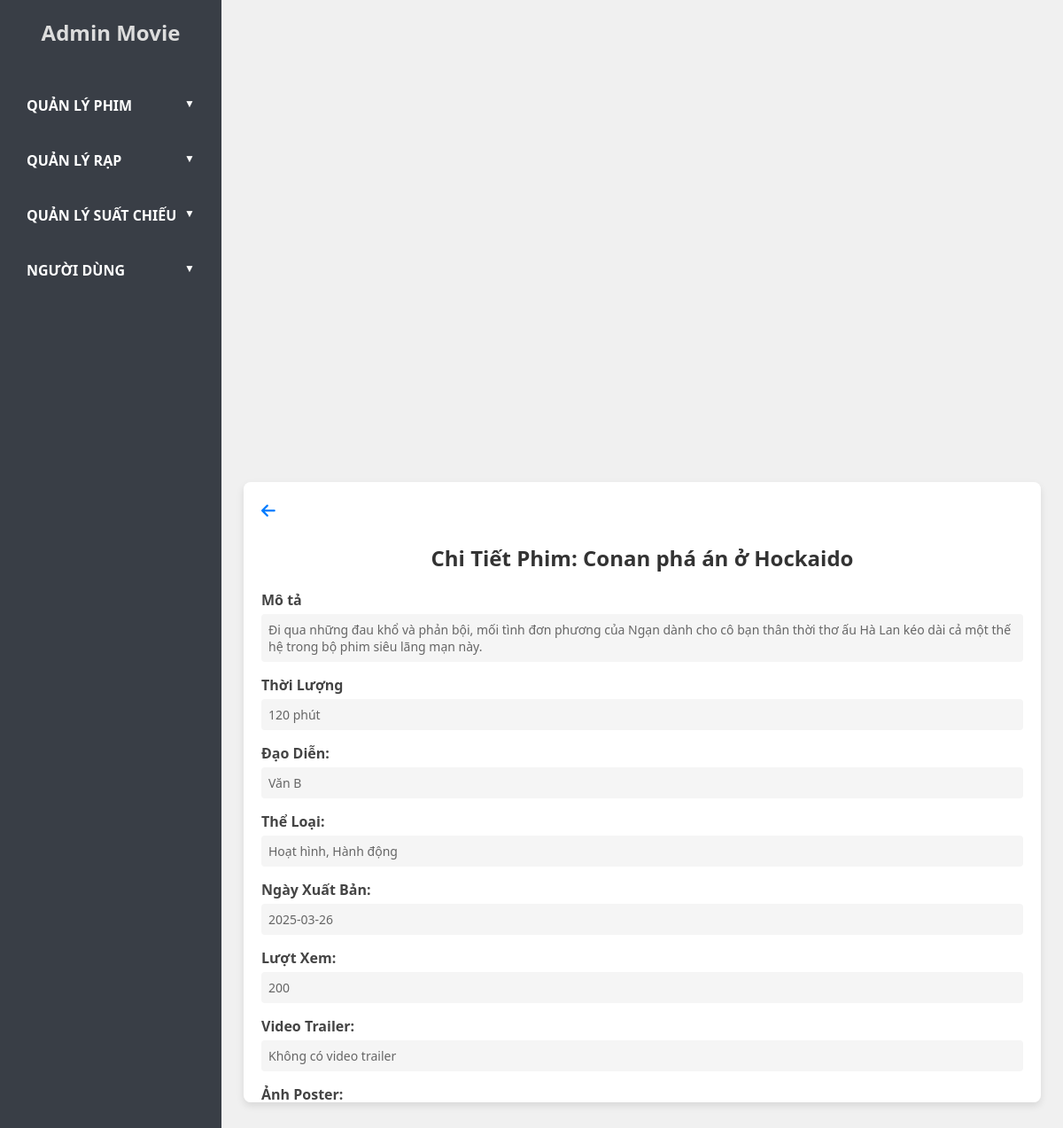
The app's page /admin.php?controller=movie&action=view&id=51 (signed in) with its own data.
### tables this page shows
CREATE TABLE `movies` (
  `id` int NOT NULL,
  `title` varchar(255) NOT NULL,
  `description` text,
  `duration` int NOT NULL,
  `release_date` date NOT NULL,
  `trailer_path` varchar(100) DEFAULT NULL,
  `poster_path` varchar(100) DEFAULT NULL,
  `view` int DEFAULT '0',
  `created_at` datetime DEFAULT CURRENT_TIMESTAMP,
  `director` varchar(255) DEFAULT NULL
);

### models/BaseModel.php (called while the page is built, shortened)
<?php
class BaseModel
{
     public function __construct($db, $table)
     {
          $this->conn = $db;
     }
}
?>

### models/MovieModel.php (called while the page is built, shortened)
<?php
require_once MODEL_PATH . 'BaseModel.php';
class MovieModel extends BaseModel
{
     public function getMovieById($id)
     {
          $query = "SELECT movies.*,
                    GROUP_CONCAT(genres.name SEPARATOR ', ') AS genres
                    FROM movies
                    LEFT JOIN movie_genres ON movies.id = movie_genres.movie_id
                    LEFT JOIN genres ON movie_genres.genre_id = genres.id
                    WHERE movies.id = :id
                    GROUP BY movies.id";
          $stmt = $this->conn->prepare($query);
          $stmt->bindParam(':id', $id);
          $stmt->execute();
          return $stmt->fetch(PDO::FETCH_ASSOC);
     }
}

### views/admin/admin_movie/movie_detail.php (the view, shortened to what this page needs)
<div class="main-content">
     <div class="content-section" style="width: 900px;">
          <div class="form-input">
               <a href="admin.php?controller=movie&action=index"><i class="fa fa-arrow-left"></i></a>
          </div>
          <h1>Chi Tiết Phim: <?= htmlspecialchars($movie['title']) ?></h1>
          <div class="form-input">
               <strong>Mô tả</strong>
               <p><?= htmlspecialchars($movie['description']) ?></p>
          </div>
          <div class="form-input">
               <strong>Thời Lượng</strong>
               <p><?= htmlspecialchars($movie['duration']) ?> phút</p>
          </div>
          <div class="form-input">
               <strong>Đạo Diễn:</strong>
               <p><?= htmlspecialchars($movie['director'] ?: 'Chưa có đạo diễn') ?></p>
          </div>
          <div class="form-input">
               <strong>Thể Loại: </strong>
               <p><?= htmlspecialchars($movie['genres'] ?: 'Chưa có thể loại') ?></p>
          </div>
          <div class="form-input">
               <strong>Ngày Xuất Bản:</strong>
               <p><?= htmlspecialchars($movie['release_date']) ?></p>
          </div>
          <div class="form-input">
               <strong>Lượt Xem:</strong>
               <p><?= htmlspecialchars($movie['view']) ?></p>
          </div>
          <div class="form-input">
               <strong>Video Trailer:</strong>
               <?php if ($movie['trailer_path'] && file_exists($movie['trailer_path'])): ?>
                    <video width="600px" controls>
                         <source src="<?= htmlspecialchars($movie['trailer_path']) ?>" type="video/mp4">
                         Trình duyệt của bạn không hỗ trợ video.
                    </video>
               <?php else: ?>
                    <p>Không có video trailer</p>
               <?php endif; ?>
          </div>
          <div class="form-input">
               <strong>Ảnh Poster:</strong>
          </div>
     </div>
</div>

### public/css/admin/style.css (style rules this page uses)
* { margin: 0; padding: 0; box-sizing: border-box; font-family: 'Segoe UI', Tahoma, Geneva, Verdana, sans-serif; }
body { display: flex; height: 100vh; background-color: #f0f0f0; }
.main-content { height: 100%; flex: 1; padding: 0 10px; }
.content-section { width: 600px; overflow-y: auto; margin: 0 auto; background: #fff; padding: 20px; border-radius: 8px; box-shadow: 0 0 10px rgba(0, 0, 0, 0.1); }
h1 { text-align: center; font-size: 22px; margin-bottom: 20px; color: #333; }

### views/admin/admin_movie/movie_detail.php (style rules this page uses)
.main-content { display: flex; justify-content: center; align-items: center; padding: 20px; }
.content-section { width: 900px; background: #fff; border-radius: 8px; padding: 20px; box-shadow: 0px 4px 8px rgba(0, 0, 0, 0.1); overflow-y: auto; max-height: 700px; }
h1 { font-size: 24px; font-weight: bold; color: #333; text-align: center; margin-bottom: 20px; }
.form-input { margin-bottom: 15px; }
.form-input strong { display: block; font-size: 16px; color: #444; margin-bottom: 5px; }
.form-input p { font-size: 14px; color: #666; background: #f5f5f5; padding: 8px; border-radius: 4px; }
.form-input a { text-decoration: none; font-size: 18px; color: #007BFF; display: inline-block; margin-bottom: 10px; }

### records on screen
movies: title "Conan phá án ở Hockaido", description "Đi qua những đau khổ và phản bội, mối tình đơn phương của Ngạn dành cho cô bạn thân thời thơ ấu Hà Lan kéo dài cả một thế hệ trong bộ phim siêu lãng mạn này.", duration "120", director "Văn B", release_date "2025-03-26", view "200"

### other values on screen
$movie['genres'] ?: 'Chưa có thể loại' "Hoạt hình, Hành động"
